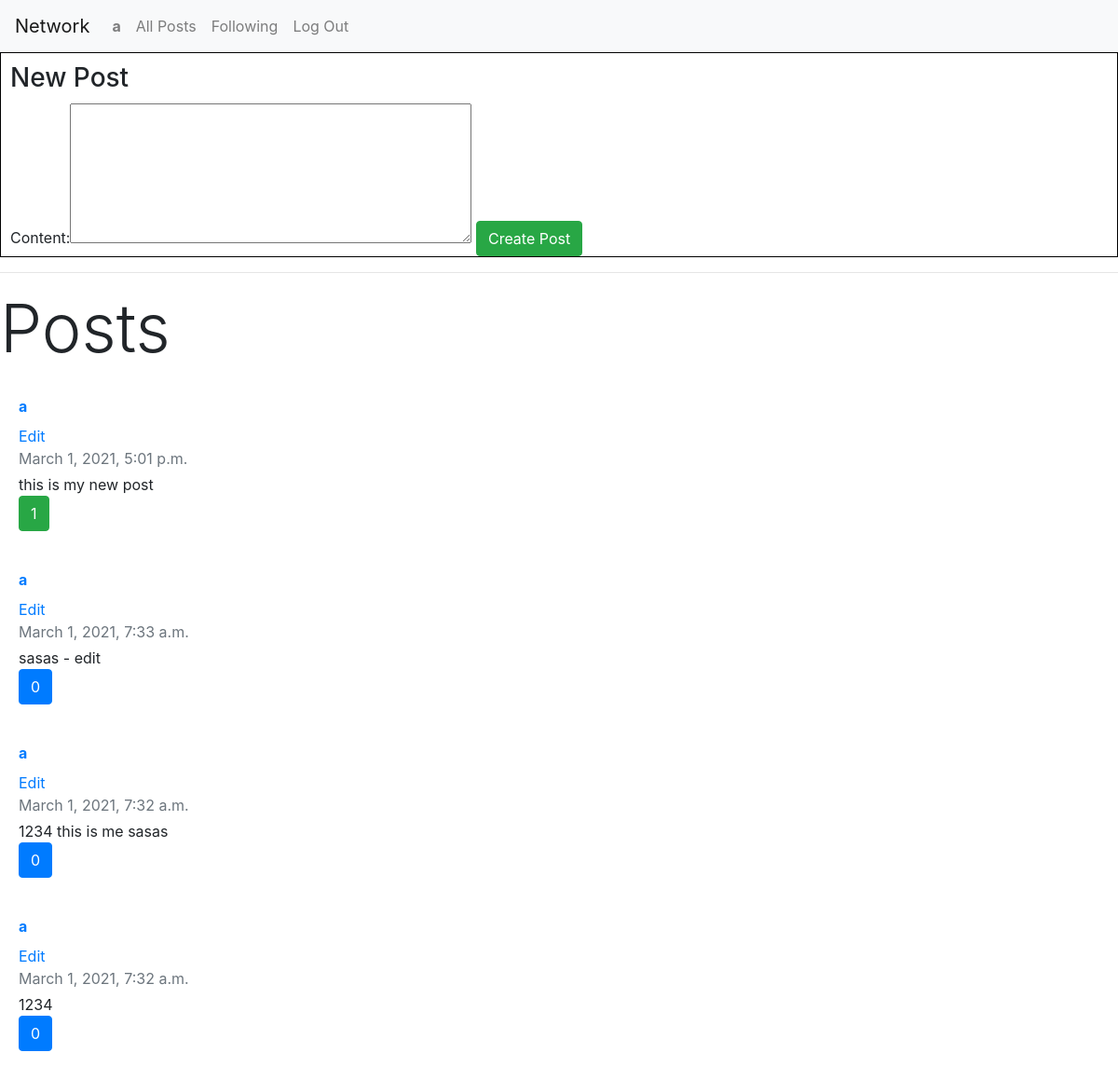
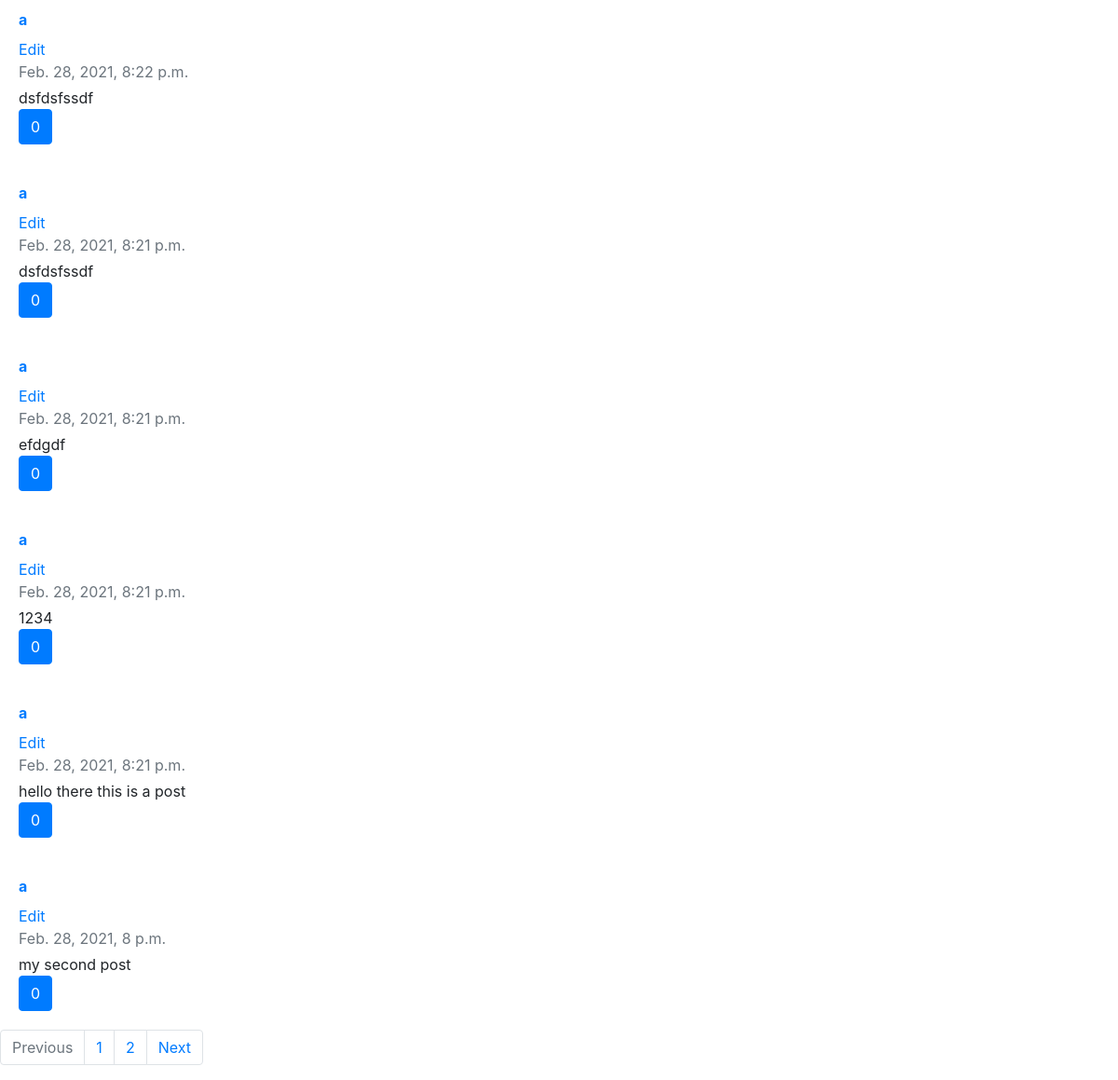
Screenshot of / (signed in) with the database file from the repository (2 pictures, top to bottom).
### network/models.py (models this page shows, shortened)
class User(AbstractUser):
    following = models.ManyToManyField('User', related_name='followers')

class Post(models.Model):
    content = models.TextField()
    owner = models.ForeignKey(User, on_delete=models.CASCADE, related_name='posts')
    time_created = models.DateTimeField(auto_now_add=True)
    user_likes = models.ManyToManyField(User, related_name='post_likes')
    class Meta:
        ordering = ['-time_created']

### network/views.py (the view)
# urls.py: path("", views.index, name="index"),
def index(request):
    posts = Post.objects.all()
    paginator = Paginator(posts, 10)
    page_number = request.GET.get('page')
    page_obj = paginator.get_page(page_number)
    return render(request, "network/index.html", {'create_form': PostCreateForm(), 'posts': page_obj,
                                                  'page_num_range': range(page_obj.paginator.num_pages)})

### network/forms.py
class PostCreateForm(forms.ModelForm):
    class Meta:
        model = Post
        fields = ['content']

### network/templates/network/index.html (shortened to what this page needs)
{% extends "network/layout.html" %}
{% load bootstrap_tags %}
{% block body %}
    {% if user.is_authenticated %}
        <div id="create_post">
            <h3>New Post</h3>
            <form action="{% url 'create_post' %}" method="post">
                {{ create_form|as_bootstrap_inline   }}
                <input type="submit" class="btn btn-success" value="Create Post">
            </form>
        </div>
    {% endif %}
    <hr>
    <h3 class="display-3">Posts</h3>
    {% for post in posts %}
       <div class="card-body d-flex flex-column align-items-start">
              <strong class="d-inline-block mb-2 text-primary"><a href="{% url 'user_profile' post.owner.id %}">{{ post.owner.username }}</a></strong>
            {% if user.id == post.owner.id %}
                <a href="{% url 'edit_post' post.id %}">Edit</a>
            {% endif %}
              <div class="mb-1 text-muted">{{ post.time_created }}</div>
              <p class="card-text mb-auto">{{ post.content }}</p>
            {% if user.is_authenticated %}
                <button id="{{ post.id }}" class="btn
                            {% if user in post.user_likes.all %}btn-success{% else %}btn-primary{% endif %}
                             like">{{ post.user_likes.count }}</button>            {% endif %}
            </div>
    {% empty %}
        There are no posts right now, return later
    {% endfor %}
    <nav aria-label="Page navigation example">
      <ul class="pagination justify-content-start">
        {% if posts.has_previous %}
             <li class="page-item">
                <a class="page-link" href="?page={{ posts.previous_page_number }}" tabindex="-1" aria-disabled="false">Previous</a>
            </li>
        {% else %}
            <li class="page-item disabled">
                <a class="page-link" href="#" tabindex="-1" aria-disabled="true">Previous</a>
            </li>
        {% endif %}
        {% for i in page_num_range %}
                <li class="page-item"><a class="page-link" href="?page={{ i|add:1 }}">{{ i|add:1 }}</a></li>
        {% endfor %}
        {% if posts.has_next %}
            <li class="page-item">
          <a class="page-link" href="?page={{ posts.next_page_number }}">Next</a>
        </li>
        {% endif %}
      </ul>
    </nav>
{% endblock %}

### network/templates/network/layout.html (shortened to what this page needs)
{% load static %}
<!DOCTYPE html>
<html lang="en">
    <head>
        <link rel="stylesheet" href="https://stackpath.bootstrapcdn.com/bootstrap/4.4.1/css/bootstrap.min.css">
        <link href="{% static 'network/styles.css' %}" rel="stylesheet">
    </head>
    <body>
        <nav class="navbar navbar-expand-lg navbar-light bg-light">
            <a class="navbar-brand" href="{% url 'index' %}">Network</a>
            <div>
              <ul class="navbar-nav mr-auto">
                {% if user.is_authenticated %}
                    <li class="nav-item">
                        <a class="nav-link" href="{% url 'user_profile' user.id %}"><strong>{{ user.username }}</strong></a>
                    </li>
                {% endif %}
                <li class="nav-item">
                  <a class="nav-link" href="{% url 'all_posts' %}">All Posts</a>
                </li>
                {% if user.is_authenticated %}
                    <li class="nav-item">
                        <a class="nav-link" href="{% url 'following' %}">Following</a>
                    </li>
                    <li class="nav-item">
                        <a class="nav-link" href="{% url 'logout' %}">Log Out</a>
                    </li>
                {% endif %}
              </ul>
            </div>
          </nav>
        <div class="body">
            {% block body %}
            {% endblock %}
        </div>
    </body>
</html>

### network/static/network/styles.css (style rules this page uses)
#create_post { border: 1px solid black; }
#create_post h3 { margin: 10px 0 10px 10px; }
#create_post form { width: 90%; margin-left: 10px; margin-top: 10px; }
#create_post form textarea { height: 150px; }

### rows the page displays
User: username "a"
Post: owner.username "a", shows "Edit", time_created "March 1, 2021, 5:01 p.m.", content "this is my new post", user_likes.count "1"
Post: owner.username "a", shows "Edit", time_created "March 1, 2021, 7:33 a.m.", content "sasas - edit", user_likes.count "0"
Post: owner.username "a", shows "Edit", time_created "March 1, 2021, 7:32 a.m.", content "1234 this is me sasas", user_likes.count "0"
Post: owner.username "a", shows "Edit", time_created "March 1, 2021, 7:32 a.m.", content "1234", user_likes.count "0"
Post: owner.username "a", shows "Edit", time_created "Feb. 28, 2021, 8:22 p.m.", content "dsfdsfssdf", user_likes.count "0"
Post: owner.username "a", shows "Edit", time_created "Feb. 28, 2021, 8:21 p.m.", content "dsfdsfssdf", user_likes.count "0"
Post: owner.username "a", shows "Edit", time_created "Feb. 28, 2021, 8:21 p.m.", content "efdgdf", user_likes.count "0"
Post: owner.username "a", shows "Edit", time_created "Feb. 28, 2021, 8:21 p.m.", content "1234", user_likes.count "0"
Post: owner.username "a", shows "Edit", time_created "Feb. 28, 2021, 8:21 p.m.", content "hello there this is a post", user_likes.count "0"
Post: owner.username "a", shows "Edit", time_created "Feb. 28, 2021, 8 p.m.", content "my second post", user_likes.count "0"

### other values shown
{{ i|add:1 }} "1" "2"
